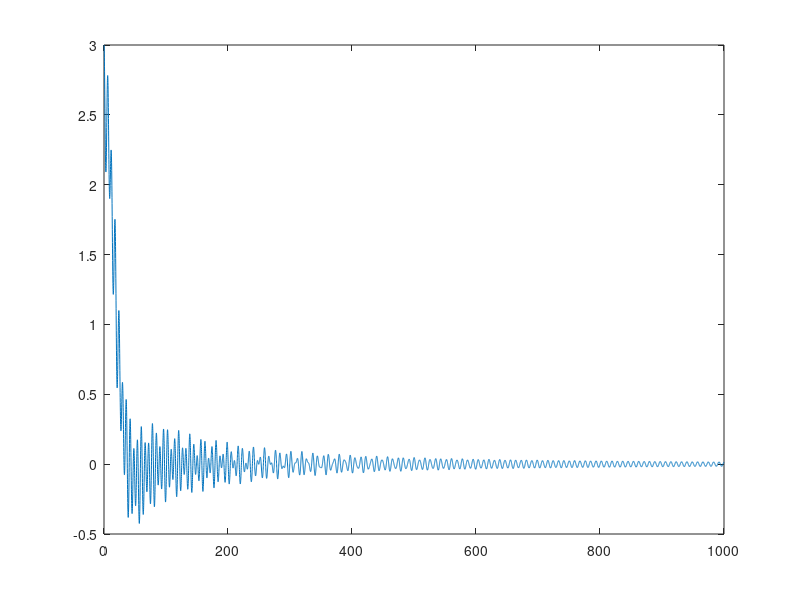

MATLAB code for this plot:
%LQG Controller
M = 1000;
m1 = 100;
m2 = 100; 
l1 = 20;
l2 = 10;
g = 9.81;
A = [0 1 0 0 0 0; 
    0 0 -(m1*g)/M 0 -(m2*g)/M 0;
    0 0 0 1 0 0;
    0 0 -(m1*g + M*g)/(l1*M) 0 -(m2*g)/(l1*M) 0;
    0 0 0 0 0 1;
    0 0 -(m1*g)/(l2*M) 0 -(m2*g + M*g)/(l2*M) 0;];

B = [0;
    1/M;
    0;
    1/(M*l1);
    0;
    1/(M*l2);];

C = [1 0 0 0 0 0;];
D = 0;

Q = [100 0 0 0 0 0;
    0 1000 0 0 0 0;
    0 0 2000 0 0 0;
    0 0 0 1000 0 0;
    0 0 0 0 20000 0;
    0 0 0 0 0 1000];

R = 1;
K = lqr(A,B,Q,R);
sys_kalman = ss(A, [B B], C, D);
[kest, L, P] = kalman(sys_kalman, 0.1 * eye(1), 1, [], 1, 1);

Ac = [A-B*K B*K;zeros(size(A)) A-L*C];
Bc = zeros(12,1);
Cc = [C zeros(size(C))];

sys_lqg = ss(Ac, Bc, Cc, D);

x0 = [ 3 ; 0 ; 0.1 ; 0 ;0.4 ; 0 ; 0 ; 0 ; 0 ; 0 ; 0 ; 0]
t = 0:0.1:1000;
u = zeros(size(t));
[y,t,x] = lsim(sys_lqg,u,t,x0);

plot(t,y(:,1));


